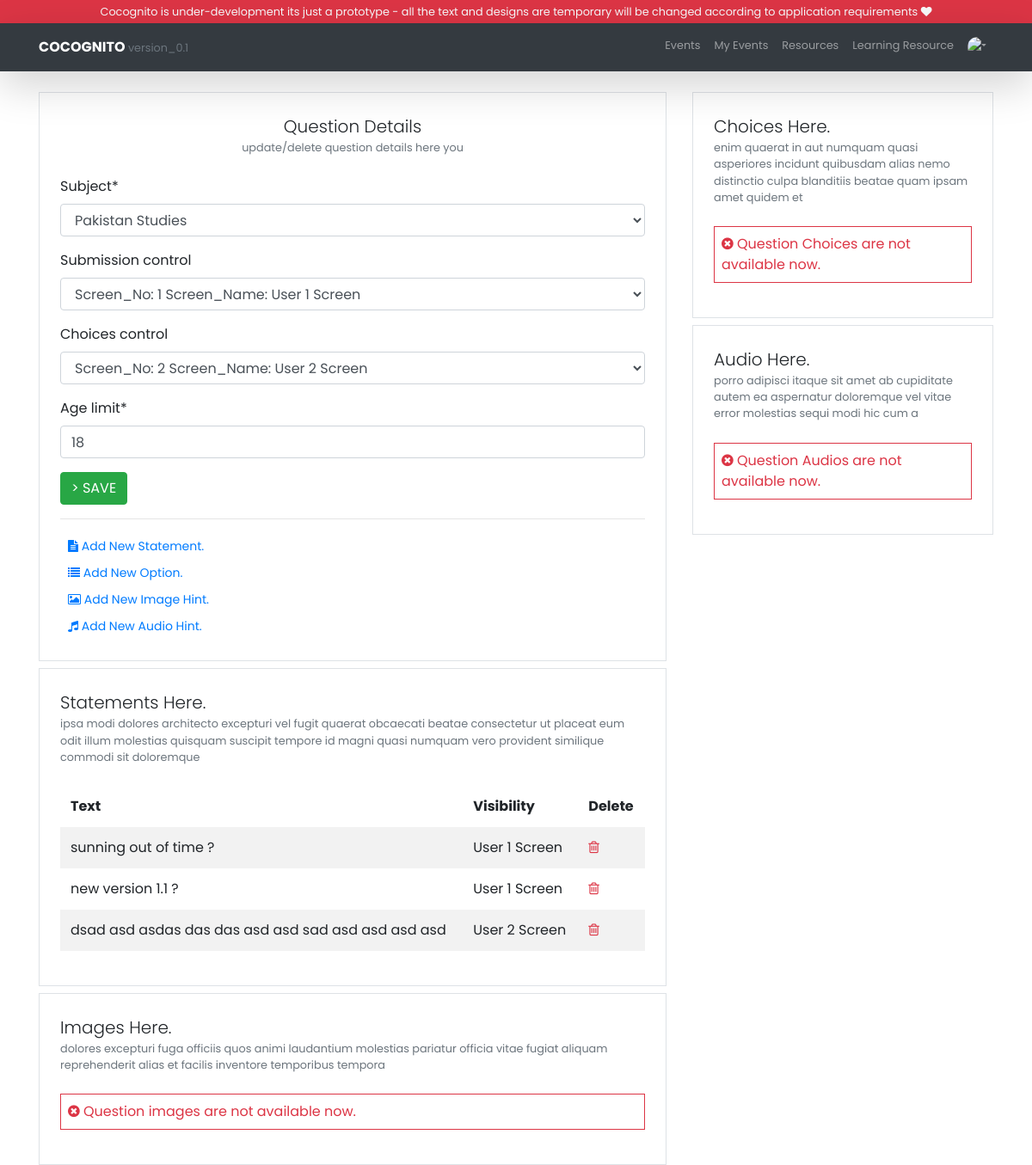
/question/1/, run on an earlier commit of the app's database.
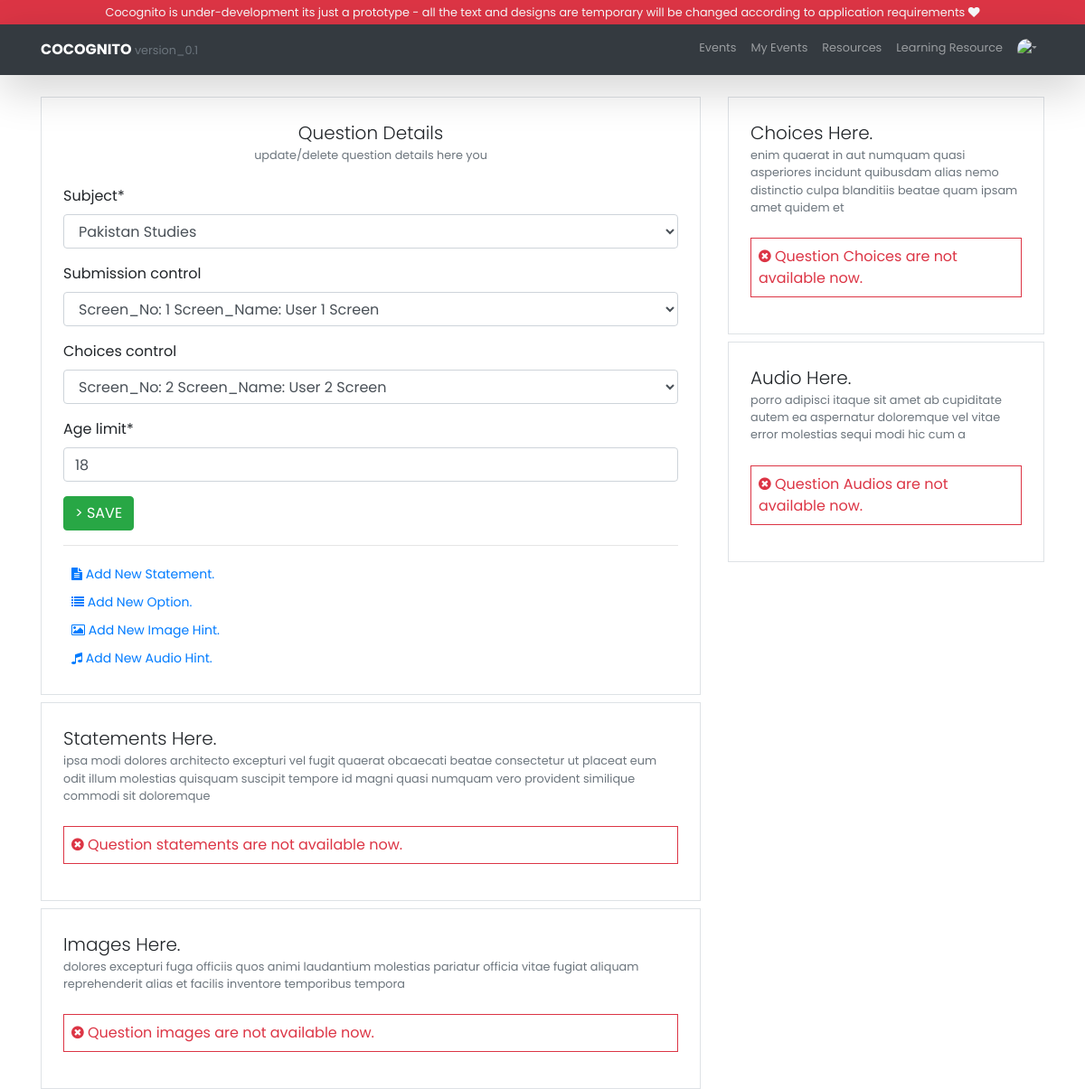
And on a later commit of the database.
### application/models.py (models this page shows, shortened)
class Question(models.Model):
    QUESTION_LEVEL = (
        ('e', 'Easy'),
        ('n', 'Normal'),
        ('h', 'Hard'),
    )
    quiz = models.ManyToManyField('Quiz', blank=True, related_name='quiz')
    level = models.CharField(max_length=1, blank=True, null=True, default='e', choices=QUESTION_LEVEL)
    submission_control = models.ForeignKey('Screen', blank=True, null=True, on_delete=models.SET_NULL,
                                           related_name='submitted_by')
    choices_control = models.ForeignKey('Screen', blank=True, null=True, on_delete=models.SET_NULL,
                                        related_name='select_choices')
    subject = models.ForeignKey('Subject', on_delete=models.CASCADE)
    age_limit = models.PositiveIntegerField(null=False, blank=False, validators=[is_more_than_eighteen])
    created_at = models.DateTimeField(auto_now_add=True)
    modified_at = models.DateTimeField(auto_now=True)
    class Meta:
        managed = True
        verbose_name_plural = 'Questions'

class QuestionStatement(models.Model):
    statement = models.TextField(null=False, blank=False,
                                 help_text='add your question statement/defination here you can add multiple statements to.')
    screen = models.ForeignKey('Screen', on_delete=models.CASCADE, null=True, blank=True)
    question = models.ForeignKey('Question', on_delete=models.CASCADE, null=False, blank=False)
    class Meta:
        managed = True
        verbose_name = 'Question Statement'
        verbose_name_plural = 'Questions Statements'

class Screen(models.Model):
    no = models.PositiveIntegerField(null=False, blank=False)
    name = models.CharField(max_length=255, null=True, blank=True)
    def __str__(self):
        return f"Screen_No: {str(self.no)} Screen_Name: {self.name}"
    class Meta:
        managed = True
        verbose_name = 'Quiz Screen'
        verbose_name_plural = 'Quiz Screens'

### application/views.py (the view)
# urls.py: path('question/<int:pk>/', question_builder_update, name='question_builder_update'),
def question_builder_update(request, pk):
    try:
        question_form = QuestionForm(request.POST or None, instance=Question.objects.get(pk=pk))
        if request.method == 'POST':
            if question_form.is_valid():
                question_form.save(commit=True)
    except:
        messages.error(request=request, message=f'Requested Question [ID: {pk}] Does not Exists.')
        return HttpResponseRedirect(reverse('application:question_builder'))
    context = {
        'question_id': pk,
        'form_question': question_form,
        'form_question_choice': QuestionChoiceForm,
        'form_question_image': QuestionImageForm,
        'form_question_audio': QuestionAudioForm,
        'form_question_statement': QuestionStatementForm,
        'data_question_statements': QuestionStatement.objects.filter(question=Question.objects.get(pk=pk)),
        'data_question_images': QuestionImage.objects.filter(question=Question.objects.get(pk=pk)),
        'data_question_audios': QuestionAudio.objects.filter(question=Question.objects.get(pk=pk)),
        'data_question_choices': QuestionChoice.objects.filter(question=Question.objects.get(pk=pk)),
    }
    return render(request=request, template_name='question_builder_update.html', context=context)

### application/forms.py
class QuestionForm(ModelForm):
     class Meta:
         model = Question
         fields = ['subject', 'submission_control', 'choices_control', 'age_limit']

### application/models.py (called while the page is built)
    def __str__(self):
        return self.title

### templates/question_builder_update.html (shortened to what this page needs)
{% extends 'base.html' %}
{% load static %}
{% load crispy_forms_tags %}
{% block content %}
    <div class="container my-3">
        <div class="row mt-4">
            <div class="col-sm-8">
                <div class="p-2 p-sm-4 border">
                    <div class="text-center">
                        <p class="lead m-0">Question Details</p>
                        <p class="text-muted small m-0">
                            update/delete question details here you
                        </p>
                    </div>
                    <br>
                    <form autocomplete="off" method="post" action="">
                        {{ form_question | crispy }}
                        <button type="submit" class="btn btn-success"> > SAVE</button>
                    </form>
                    <hr>
                    <div>
                        <button class=" btn btn-sm btn-link" data-toggle="modal" data-target="#statement_model">
                            <i class="fa fa-file-text"></i> Add New Statement.
                        </button>
                        <br>
                        <button class=" btn btn-sm btn-link" data-toggle="modal" data-target="#choice_model">
                            <i class="fa fa-list"></i> Add New Option.
                        </button>
                        <br>
                        <button class=" btn btn-sm btn-link" data-toggle="modal" data-target="#image_model">
                            <i class="fa fa-picture-o"></i> Add New Image Hint.
                        </button>
                        <br>
                        <button class=" btn btn-sm btn-link" data-toggle="modal" data-target="#audio_model">
                            <i class="fa fa-music"></i> Add New Audio Hint.
                        </button>
                        <br>
                    </div>
                </div>
                <div class="p-2 p-sm-4 border mt-2">
                    <div>
                        <p class="lead m-0">Statements Here.</p>
                        <p class="text-muted small text-left m-0">{% lorem 30 w random %}
                        </p>
                        <br>
                        {% if data_question_statements %}
                            <div class="table-responsive">
                                <table class="table table-borderless table-striped table-hover">
                                    <thead>
                                    <tr>
                                        <th>Text</th>
                                        <th>Visibility</th>
                                        <th>Delete</th>
                                    </tr>
                                    </thead>
                                    <tbody>
                                    {% for statement in data_question_statements %}
                                        <tr>
                                            <td> {{ statement.statement }} </td>
                                            <td> {{ statement.screen.name }}</td>
                                            <td class="text-danger">
                                                <a href="{% url 'application:question_statement_delete' statement.pk %}">
                                                    <i class="fa fa-trash-o text-danger"></i>
                                                </a>
                                            </td>
                                        </tr>
                                    {% endfor %}
                                    </tbody>
                                </table>
                            </div>
                        {% else %}
                            <p class="p-2 text-danger border border-danger">
                                <i class="fa fa-times-circle"></i> Question statements are not available now.
                            </p>
                        {% endif %}
                    </div>
                </div>
                <div class="p-2 p-sm-4 border mt-2">
                    <div>
                        <p class="lead m-0">Images Here.</p>
                        <p class="text-muted small text-left m-0">{% lorem 20 w random %}
                        </p>
                        <br>
                        {% if data_question_images %}
                            <div class="row">
                                {% for image in data_question_images %}
                                    <div class="col">
                                        <a class="btn btn-link"
                                           href="{% url 'application:question_image_delete' pk=image.pk %}"><i
                                                class="fa fa-trash-o"></i> Remove</a>
                                        <br>
                                        {% if image.url %}
                                            <a href="{{ image.url }}">
                                                <img src="{{ image.url }}" class="img" height="100px">
                                            </a>
                                        {% else %}
                                            <a href="/media/{{ image.image }}">
                                                <img src="/media/{{ image.image }}" class="img" height="100px">
                                            </a>
                                        {% endif %}
                                    </div>
                                {% endfor %}
                            </div>
                        {% else %}
                            <p class="p-2 text-danger border border-danger">
                                <i class="fa fa-times-circle"></i> Question images are not available now.
                            </p>
                        {% endif %}
                    </div>
                </div>
            </div>
            <div class="col-sm-4">
                <div class="p-2 p-sm-4 border">
                    <div>
                        <p class="lead m-0">Choices Here.</p>
                        <p class="text-muted small text-left m-0">{% lorem 20 w random %}
                        </p>
                        <br>
                        {% if data_question_choices %}
                            <div class="table-responsive">
                                <table class="table table-borderless table-striped table-hover">
                                    <thead>
                                    <tr>
                                        <th>Text</th>
                                        <th>Correct</th>
                                        <th>Delete</th>
                                    </tr>
                                    </thead>
                                    <tbody>
                                    {% for choice in data_question_choices %}
                                        <tr>
                                            <td>{{ choice.text }}</td>
                                            {% if choice.is_correct %}
                                                <td><i class="fa fa-check text-success"></i></td>
                                            {% else %}
                                                <td><i class="fa fa-times-circle text-danger"></i></td>
                                            {% endif %}
                                            <td>
                                                <a href="{% url 'application:question_choice_delete' choice.pk %}">
                                                    <i class="fa fa-trash-o text-danger"></i>
                                                </a>
                                            </td>
                                        </tr>
                                    {% endfor %}
                                    </tbody>
                                </table>
                            </div>
                        {% else %}
                            <p class="p-2 text-danger border border-danger">
                                <i class="fa fa-times-circle"></i> Question Choices are not available now.
                            </p>
                        {% endif %}
                    </div>
                </div>
                <div class="p-2 p-sm-4 border mt-2">
                    <div>
                        <p class="lead m-0">Audio Here.</p>
                        <p class="text-muted small text-left m-0">{% lorem 20 w random %}
                        </p>
                        <br>
                        {% if data_question_audios %}
                            <div class="row">
                                {% for audio in data_question_audios %}
                                    <div class="col">
                                        <a class="btn btn-link" href="{% url 'application:question_audio_delete' pk=audio.pk %}"><i class="fa fa-trash-o"></i> Remove</a>
                                        <audio controls>
                                            {% if audio.url %}
                                                <source src="{{ audio.url }}"/>
                                            {% else %}
                                                <source src="/media/{{ audio.audio }}"/>
                                            {% endif %}
                                        </audio>
                                    </div>
                                {% endfor %}
                            </div>
                        {% else %}
                            <p class="p-2 text-danger border border-danger">
                                <i class="fa fa-times-circle"></i> Question Audios are not available now.
                            </p>
                        {% endif %}
                    </div>
                </div>
            </div>
        </div>
    </div>
{% endblock %}

### templates/base.html (shortened to what this page needs)
{% load static %}
<!doctype html>
<html lang="en">
<head>
    <link rel="stylesheet" href="https://cdnjs.cloudflare.com/ajax/libs/font-awesome/4.7.0/css/font-awesome.min.css">
    <link rel="stylesheet" href="https://stackpath.bootstrapcdn.com/bootstrap/4.5.2/css/bootstrap.min.css"
>
    <link rel="stylesheet" type="text/css" href="{% static 'css/main.css' %}">
</head>
<body>
{% block base_top_nav %}
    {% include 'base_top_nav.html' %}
{% endblock %}
{% block content %}
{% endblock %}
</body>
</html>

### templates/base_top_nav.html (shortened to what this page needs)
{% load static %}
<div class="nav bg-danger justify-content-center">
    <a class="navbar-link text-light p-1 small">
        Cocognito is under-development its just a prototype - all the text and
        designs are temporary will be changed according to application requirements
        <i class="fa fa-heart text-light"></i></a>
</div>
<nav class="navbar navbar-expand-lg navbar-dark bg-dark shadow-lg p-2" style="z-index: 10;">
    <div class="container">
        <a class="navbar-brand font-weight-bold" href="/" style="font-size: 16px;">COCOGNITO <small
                class="text-success small text-muted">version_0.1</small></a>
        <div class="collapse navbar-collapse" id="navbarResponsive">
            <ul class="navbar-nav ml-auto">
                <li class="nav-item">
                    <a class="nav-link small" href="/home/">Events</a>
                </li>
                <li class="nav-item">
                    <a class="nav-link small" href="#">My Events</a>
                </li>
                <li class="nav-item">
                    <a class="nav-link small" href="#">Resources</a>
                </li>
                <li class="nav-item">
                    <a class="nav-link small" href="/learning_resource/">Learning Resource</a>
                </li>
                <li class="nav-item dropdown">
                    <img class="nav-link dropdown-toggle small rounded-circle"
                         src="{% static 'images/exarth_logo_white_head.png' %}"
                         id="navbarDropdown" role="button" height="40px"
                         data-toggle="dropdown" aria-haspopup="true" aria-expanded="false">
                </li>
            </ul>
        </div>
    </div>
</nav>

### static/css/main.css (style rules this page uses)
body { font-family: 'Poppins', sans-serif; }

### templates/base.html (style rules this page uses)
html, body { height: 100%; }

What changed in the data, as far as the page shows it:
removed QuestionStatement: statement "sunning out of time ?", screen.name "User 1 Screen"
removed QuestionStatement: statement "new version 1.1 ?", screen.name "User 1 Screen"
removed QuestionStatement: statement "dsad asd asdas das das asd asd sad asd asd asd asd", screen.name "User 2 Screen"
Also different on the page:
text no longer shown: "Text Visibility Delete"
text now shown: "Question statements are not available now."
